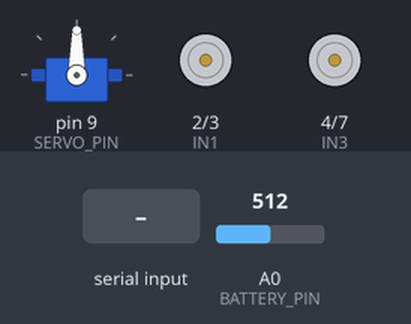
Recording of a sketch running on a simulated Arduino Uno, built with avr-gcc and run on an emulated ATmega328P. On the bench: servo, motor-driver pin pairs drawn as motors (green arrow = first pin HIGH = forward, orange = second pin HIGH = backward, longer = more drive, scaled by the enable pin). The inputs (shaded band) are chosen by the test bench; at power-on: A0 (BATTERY_PIN) = 512. What the sketch prints to the serial monitor is not drawn.

Above: at 1.2 s.
1.3 s: "L" received over Serial
At 2.3 s:
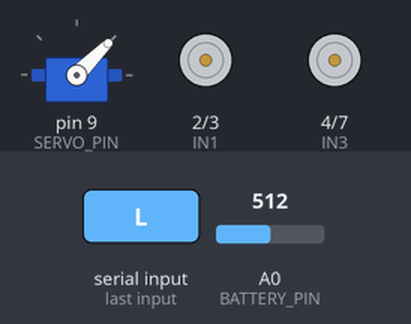
3.2 s: "R" received over Serial
At 5.0 s:
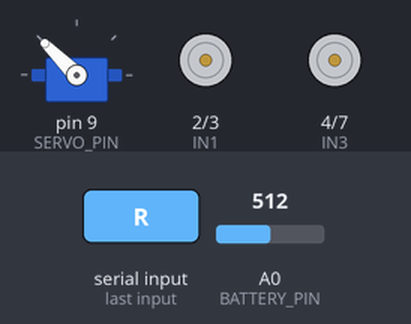
5.6 s: "F" received over Serial
At 6.0 s:
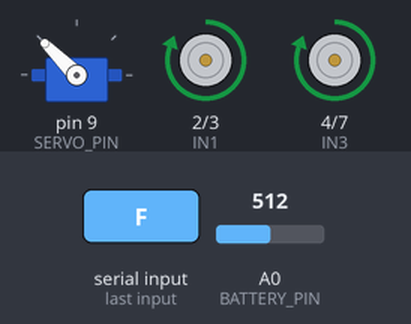
7.1 s: "B" received over Serial
At 8.3 s:
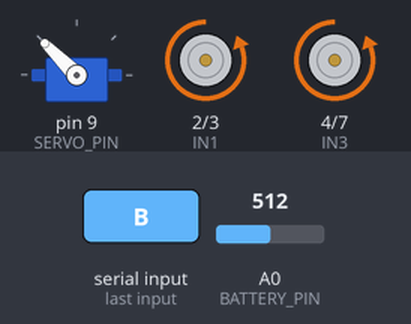
8.6 s: "C" received over Serial
At 10.3 s:
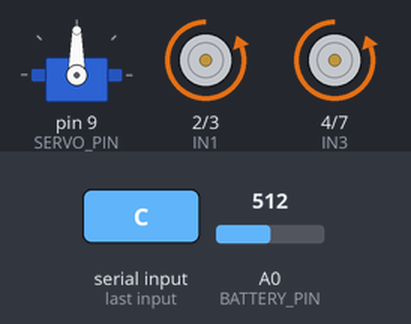
Timing chart, 0 to 11.8 s (numbered marks = the images above; inputs shaded):
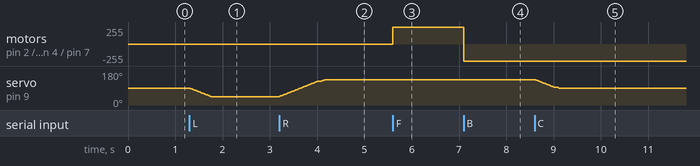

The sketch:

sketch_feb23a.ino
```cpp
#include <Servo.h>

// ----- PINOS -----
#define ENA 5     // Enable Motor A (PWM)
#define IN1 2     // Motor A
#define IN2 3

#define ENB 6     // Enable Motor B (PWM)
#define IN3 4     // Motor B
#define IN4 7

#define SERVO_PIN 9  // Leme
#define BATTERY_PIN A0 // Para monitor de bateria

// ----- OBJETOS -----
Servo leme;

// ----- VARIÁVEIS -----
int velocidadeMax = 255;  // 0-255
char comando;

unsigned long tempoMotorFrente = 0; // milissegundos
unsigned long inicioFrente = 0;
bool motorFrenteLigado = false;

float velocidadeBarco = 0.5; // metros por segundo (ajusta conforme barco)
float tensaoBateria = 0;

// Para leme suave
int lemeAlvo = 90;
int lemeAtual = 90;

void setup() {
  // Motores
  pinMode(ENA, OUTPUT);
  pinMode(IN1, OUTPUT);
  pinMode(IN2, OUTPUT);

  pinMode(ENB, OUTPUT);
  pinMode(IN3, OUTPUT);
  pinMode(IN4, OUTPUT);

  // Servo
  leme.attach(SERVO_PIN);
  leme.write(lemeAtual);

  // Serial
  Serial.begin(9600);
  Serial.println("Barco RC pronto! Aguarda comandos...");
}

void loop() {
  // Leitura de comando Bluetooth
  if (Serial.available()) {
    comando = Serial.read();
    controleBarco(comando);
  }

  // Atualiza monitor de bateria e odometro a cada segundo
  static unsigned long ultimaLeitura = 0;
  if (millis() - ultimaLeitura > 1000) {
    ultimaLeitura = millis();
    medeBateria();
    mostraDistancia();
    mostraEstado();
  }

  // Leme suave (volta ao centro)
  if (lemeAtual != lemeAlvo) {
    if (lemeAtual < lemeAlvo) lemeAtual++;
    else if (lemeAtual > lemeAlvo) lemeAtual--;
    leme.write(lemeAtual);
    delay(10); // suaviza movimento
  }
}

// ----- FUNÇÃO DE CONTROLE -----
void controleBarco(char cmd) {
  switch (cmd) {
    case 'F': frente(); break;
    case 'B': tras(); break;
    case 'L': lemeAlvo = 45; break;  // leme esquerda
    case 'R': lemeAlvo = 135; break; // leme direita
    case 'S':
      parar();
      lemeAlvo = 90; // volta ao centro
      break;
    case 'C': lemeAlvo = 90; break;  // centraliza leme
  }
}

// ----- MOVIMENTOS -----
void frente() {
  digitalWrite(IN1, HIGH);
  digitalWrite(IN2, LOW);
  analogWrite(ENA, velocidadeMax);

  digitalWrite(IN3, HIGH);
  digitalWrite(IN4, LOW);
  analogWrite(ENB, velocidadeMax);

  inicioFrente = millis();
  motorFrenteLigado = true;
}

void tras() {
  digitalWrite(IN1, LOW);
  digitalWrite(IN2, HIGH);
  analogWrite(ENA, velocidadeMax);

  digitalWrite(IN3, LOW);
  digitalWrite(IN4, HIGH);
  analogWrite(ENB, velocidadeMax);

  // Conta apenas frente para odometro
  if (motorFrenteLigado) {
    tempoMotorFrente += millis() - inicioFrente;
    motorFrenteLigado = false;
  }
}

void parar() {
  digitalWrite(IN1, LOW);
  digitalWrite(IN2, LOW);
  analogWrite(ENA, 0);

  digitalWrite(IN3, LOW);
  digitalWrite(IN4, LOW);
  analogWrite(ENB, 0);

  if (motorFrenteLigado) {
    tempoMotorFrente += millis() - inicioFrente;
    motorFrenteLigado = false;
  }
}

// ----- BATERIA -----
void medeBateria() {
  int leitura = analogRead(BATTERY_PIN);
  tensaoBateria = leitura * (5.0 / 1023.0) * 2; // ajustar divisor
  Serial.print("Bateria: ");
  Serial.print(tensaoBateria);
  Serial.print(" V");
  if (tensaoBateria < 6.0) Serial.print(" ⚠ Bateria baixa!");
  Serial.println();
}

// ----- DISTÂNCIA -----
void mostraDistancia() {
  float distancia = (tempoMotorFrente / 1000.0) * velocidadeBarco; // metros
  Serial.print("Distancia percorrida: ");
  Serial.print(distancia);
  Serial.println(" m");

  float velocidadeAtual = velocidadeBarco; // aqui é constante, mas dá pra estimar com encoders depois
  Serial.print("Velocidade estimada: ");
  Serial.print(velocidadeAtual);
  Serial.println(" m/s");
}

// ----- ESTADO -----
void mostraEstado() {
  Serial.print("Leme: ");
  Serial.println(lemeAtual);
  Serial.println("---------------------");
}
```

Measured:
- after the input at 1.3 s, servo on pin 9 (SERVO_PIN): moves from 90° to 45° over 0.44 s, starting at once
- after the input at 3.2 s, servo on pin 9 (SERVO_PIN): moves from 45° to 135° over 0.97 s, starting at once
- after the input at 5.6 s, motor on pin 2 (IN1) / pin 3 (IN2), motor on pin 4 (IN3) / pin 7 (IN4): stopped → forward 255/255 at once
- after the input at 7.1 s, motor on pin 2 (IN1) / pin 3 (IN2), motor on pin 4 (IN3) / pin 7 (IN4): forward 255/255 → backward 255/255 at once
- after the input at 8.6 s, servo on pin 9 (SERVO_PIN): moves from 135° to 90° over 0.51 s, starting at once
